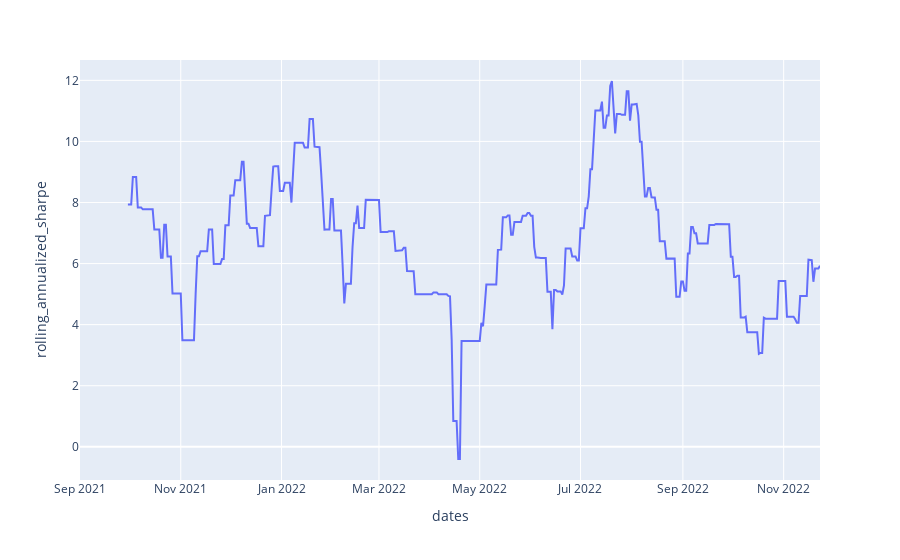

The cell this chart's notebook holds for it:
### Code cell
px.line(df, x = "dates", y = "rolling_annualized_sharpe")

### Figure 1 — Plotly figure (JSON) as saved in the notebook; plotly's stock layout.template omitted (floating-point values rounded to 4 significant figures; data arrays with more than 128 entries replaced by an {"elided": "..."} marker saying what was removed)
{"data": [{"hovertemplate": "dates=%{x}<br>rolling_annualized_sharpe=%{y}<extra></extra>", "legendgroup": "", "line": {"color": "#636efa", "dash": "solid"}, "marker": {"symbol": "circle"}, "mode": "lines", "name": "", "orientation": "v", "showlegend": false, "type": "scatter", "x": {"elided": "449 str values"}, "xaxis": "x", "y": {"elided": "449 float values"}, "yaxis": "y"}], "layout": {"legend": {"tracegroupgap": 0}, "margin": {"t": 60}, "xaxis": {"anchor": "y", "domain": [0, 1], "title": {"text": "dates"}}, "yaxis": {"anchor": "x", "domain": [0, 1], "title": {"text": "rolling_annualized_sharpe"}}}}
